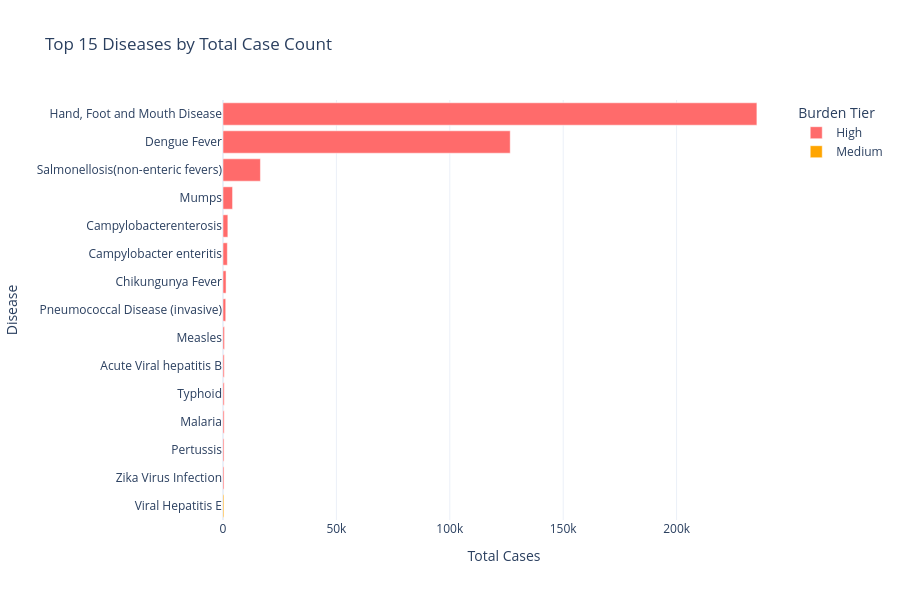

Here is the notebook cell this chart was saved with:
### Markdown cell above
## 11. Visualization: Top 15 Diseases by Total Cases

Bar chart showing the diseases with the highest total case counts.

### Code cell
# Prepare data for top 15 diseases
top15_diseases = df.group_by('disease_name').agg([
    pl.col('case_count').sum().alias('total_cases')
]).sort('total_cases', descending=True).head(15)

# Create bar chart with color by burden tier
# Join burden tier for coloring
top15_with_burden = top15_diseases.join(
    disease_totals.select(['disease_name', 'burden_tier']),
    on='disease_name',
    how='left'
)

# Define color mapping
color_map = {
    'High': '#FF6B6B',
    'Medium': '#FFA500',
    'Low': '#4ECDC4'
}

fig = px.bar(
    top15_with_burden.to_pandas(),
    x='total_cases',
    y='disease_name',
    orientation='h',
    title='Top 15 Diseases by Total Case Count',
    labels={'total_cases': 'Total Cases', 'disease_name': 'Disease'},
    color='burden_tier',
    color_discrete_map=color_map,
    category_orders={'burden_tier': ['High', 'Medium', 'Low']}
)

fig.update_layout(
    template='plotly_white',
    height=600,
    yaxis={'categoryorder': 'total ascending'},
    legend_title_text='Burden Tier'
)

fig.show()

# Save figure
fig_path = FIGURES_PATH / "02_top15_diseases_by_cases.png"
fig.write_image(fig_path)
print(f"✓ Figure saved to: {fig_path}")

### Figure 1 — Plotly figure (JSON) as saved in the notebook; plotly's stock layout.template omitted (floating-point values rounded to 4 significant figures)
{"data": [{"alignmentgroup": "True", "hovertemplate": "burden_tier=High<br>Total Cases=%{x}<br>Disease=%{y}<extra></extra>", "legendgroup": "High", "marker": {"color": "#FF6B6B", "pattern": {"shape": ""}}, "name": "High", "offsetgroup": "High", "orientation": "h", "showlegend": true, "textposition": "auto", "type": "bar", "x": [235409, 126642, 16497, 4213, 2138, 1914, 1348, 1203, 673, 547, 537, 515, 457, 454], "xaxis": "x", "y": ["Hand, Foot and Mouth Disease", "Dengue Fever", "Salmonellosis(non-enteric fevers)", "Mumps", "Campylobacterenterosis", "Campylobacter enteritis", "Chikungunya Fever", "Pneumococcal Disease (invasive)", "Measles", "Acute Viral hepatitis B", "Typhoid", "Malaria", "Pertussis", "Zika Virus Infection"], "yaxis": "y"}, {"alignmentgroup": "True", "hovertemplate": "burden_tier=Medium<br>Total Cases=%{x}<br>Disease=%{y}<extra></extra>", "legendgroup": "Medium", "marker": {"color": "#FFA500", "pattern": {"shape": ""}}, "name": "Medium", "offsetgroup": "Medium", "orientation": "h", "showlegend": true, "textposition": "auto", "type": "bar", "x": [409], "xaxis": "x", "y": ["Viral Hepatitis E"], "yaxis": "y"}], "layout": {"barmode": "relative", "height": 600, "legend": {"title": {"text": "Burden Tier"}, "tracegroupgap": 0}, "title": {"text": "Top 15 Diseases by Total Case Count"}, "xaxis": {"anchor": "y", "domain": [0, 1], "title": {"text": "Total Cases"}}, "yaxis": {"anchor": "x", "categoryorder": "total ascending", "domain": [0, 1], "title": {"text": "Disease"}}}}
